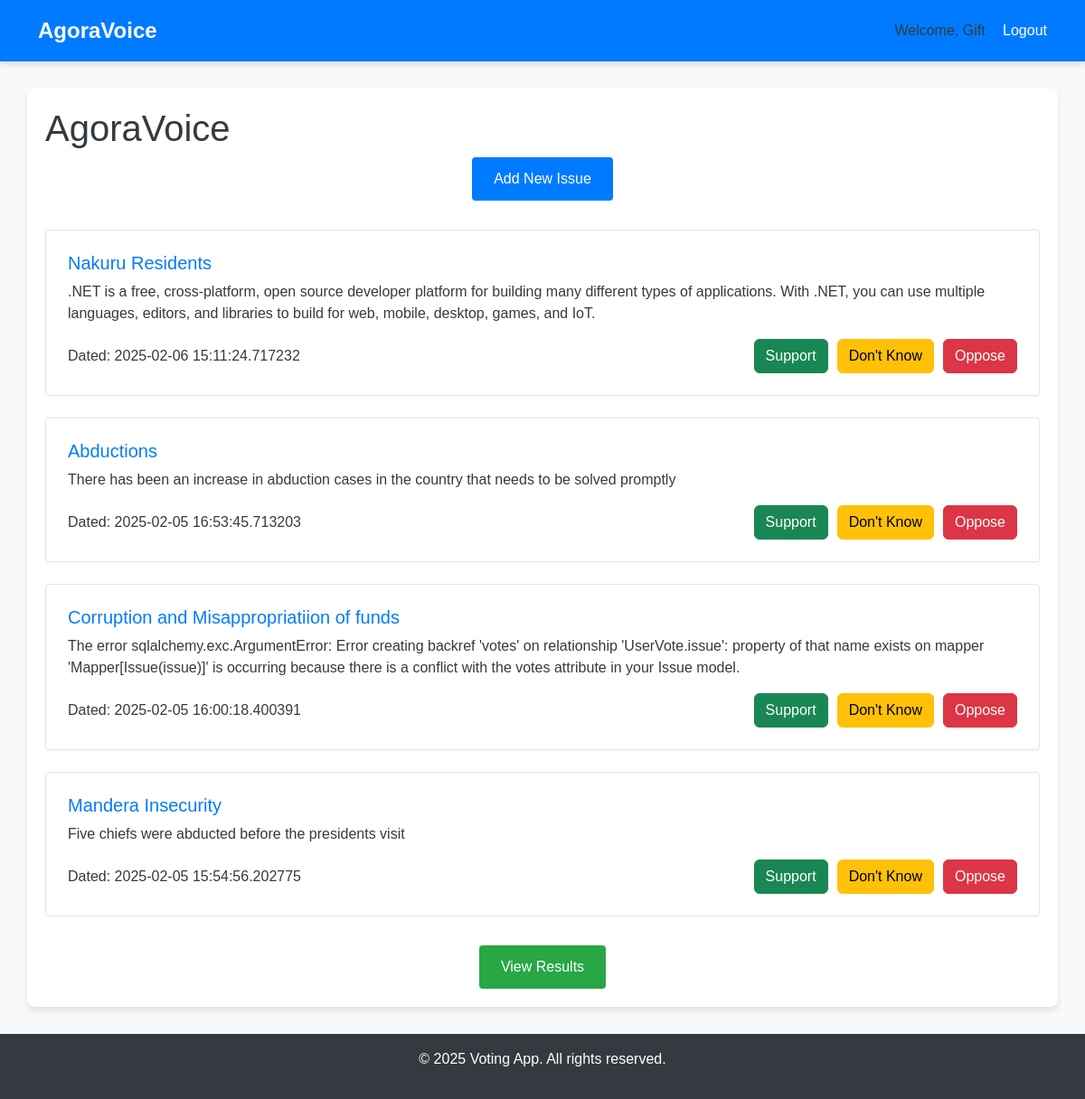
Screenshot of / (signed in) with the database file from the repository.
### app.py (models this page shows)
class User(UserMixin, db.Model):
    id = db.Column(db.Integer, primary_key=True)
    username = db.Column(db.String(100), unique=True, nullable=False)
    email = db.Column(db.String(100), unique=True, nullable=False)
    password = db.Column(db.String(200), nullable=False)
    is_admin = db.Column(db.Boolean, default=False)

class Issue(db.Model):
    id = db.Column(db.Integer, primary_key=True)
    title = db.Column(db.String(100), nullable=False)
    description = db.Column(db.Text)
    votes = db.Column(db.Integer, default=0)
    category_id = db.Column(db.Integer, db.ForeignKey('category.id'))
    category = db.relationship('Category', backref='issues')
    created_at = db.Column(db.DateTime, default=datetime.utcnow)
    updated_at = db.Column(db.DateTime, default=datetime.utcnow, onupdate=datetime.utcnow)

### app.py (the view)
@app.route('/')
def index():
    sort_by = request.args.get('sort', 'date')
    category_filter = request.args.get('category')
    query = Issue.query
    if category_filter:
        query = query.filter_by(category_id=category_filter)
    if sort_by == 'votes':
        query = query.order_by(Issue.votes.desc())
    else:  # Default sort by date
        query = query.order_by(Issue.created_at.desc())
    issues = query.all()
    categories = Category.query.all()
    return render_template(
        'index.html',
        issues=issues,
        categories=categories,
        current_sort=sort_by,
        current_category=category_filter
    )

### app.py (called while the page is built)
@login_manager.user_loader
def load_user(user_id):
    return User.query.get(int(user_id))

### app/templates/index.html (shortened to what this page needs)
{% extends "base.html" %}
{% block extra_head %}
  <link rel="stylesheet" href="{{ url_for('static', filename='index.css') }}">
{% endblock %}
{% block content %}
<section class="actions">
    <a href="{{ url_for('add_issue') }}" class="button">Add New Issue</a>
</section>
<section class="issues-list">
    {% if issues %}
        {% for issue in issues %}
        <article class="issue">
            <header>
                <h3>{{ issue.title }}</h3>
            </header>
            <p>{{ issue.description }}</p>
            <div class="vote-section">
                <span>Dated: {{ issue.created_at }}</span>
                <form action="{{ url_for('vote', issue_id=issue.id) }}" method="POST">
                    <button type="submit" name="vote_type" value="agree" class="btn btn-success">Support</button>
                    <button type="submit" name="vote_type" value="not_sure" class="btn btn-warning">Don't Know</button>
                    <button type="submit" name="vote_type" value="disagree" class="btn btn-danger">Oppose</button>
                </form>
            </div>
        </article>
        {% endfor %}
    {% else %}
        <p>No issues found. Please add an issue.</p>
    {% endif %}
</section>
<section class="results-link">
    <a href="{{ url_for('results') }}" class="button">View Results</a>
</section>
{% endblock %}

### app/templates/base.html (shortened to what this page needs)
<!DOCTYPE html>
<html lang="en">
<head>
  <link rel="stylesheet" href="https://cdn.jsdelivr.net/npm/bootstrap@5.3.0/dist/css/bootstrap.min.css">
  <link rel="stylesheet" href="{{ url_for('static', filename='base.css') }}">
  {% block extra_head %}{% endblock %}
</head>
<body>
  <header>
    <div class="navbar">
      <div class="container">
        <a class="logo" href="{{ url_for('index') }}">AgoraVoice</a>
        <nav>
          {% if current_user.is_authenticated %}
            <span>Welcome, {{ current_user.username }}</span>
            <a href="{{ url_for('logout') }}">Logout</a>
          {% else %}
            <a href="{{ url_for('login') }}">Login</a>
            <a href="{{ url_for('register') }}">Register</a>
          {% endif %}
        </nav>
      </div>
    </div>
  </header>
  <main class="container">
    <h1>AgoraVoice</h1>
    {% block content %}{% endblock %}
  </main>
  <footer>
    <div class="container">
      <p>&copy; {{ current_year if current_year is defined else "2025" }} Voting App. All rights reserved.</p>
    </div>
  </footer>
</body>
</html>

### static/base.css (style rules this page uses)
body { font-family: 'Poppins', sans-serif; background-color: #f8f9fa; color: #343a40; margin: 0; }
.navbar { background: #007bff; padding: 1rem 0; box-shadow: 0 4px 6px rgba(0, 0, 0, 0.1); }
.navbar .container { display: flex; justify-content: space-between; align-items: center; }
.navbar .logo { color: #fff; font-size: 1.5rem; font-weight: bold; text-decoration: none; }
.navbar nav a { color: #fff; margin-left: 15px; text-decoration: none; font-weight: 500; transition: color 0.3s ease; }
main.container { margin-top: 30px; padding: 20px; background: #fff; border-radius: 8px; box-shadow: 0 4px 6px rgba(0, 0, 0, 0.1); }
footer { background: #343a40; color: #fff; text-align: center; padding: 1rem 0; margin-top: 30px; }

### static/index.css (style rules this page uses)
.actions { text-align: center; margin-bottom: 2rem; }
.actions .button { display: inline-block; padding: 0.75rem 1.5rem; background-color: #007bff; color: #fff; border-radius: 0.25rem; font-weight: 500; text-decoration: none; transition: background-color 0.3s ease; }
.issues-list { margin-bottom: 2rem; }
.issues-list .issue { background-color: #fff; border: 1px solid #e3e6f0; border-radius: 0.25rem; padding: 1.5rem; margin-bottom: 1.5rem; box-shadow: 0 1px 3px rgba(0, 0, 0, 0.05); }
.issues-list .issue header h3 { margin-bottom: 0.5rem; color: #007bff; font-size: 1.25rem; }
.issues-list .issue p { margin-bottom: 1rem; }
.vote-section { display: flex; justify-content: space-between; align-items: center; flex-wrap: wrap; gap: 10px; }
.vote-section span { font-weight: 500; font-size: 1rem; }
.vote-section form { display: flex; gap: 10px; }
.results-link { text-align: center; margin-top: 2rem; }
.results-link .button { display: inline-block; padding: 0.75rem 1.5rem; background-color: #28a745; color: #fff; border-radius: 0.25rem; font-weight: 500; text-decoration: none; transition: background-color 0.3s ease; }

### rows the page displays
User: username "Gift"
Issue: title "Nakuru Residents", description ".NET is a free, cross-platform, open source developer platform for building many different types of applications. With .NET, you can use multiple languages, editors, and libraries to build for web, mobile, desktop, games, and IoT.", created_at "2025-02-06 15:11:24.717232"
Issue: title "Abductions", description "There has been an increase in abduction cases in the country that needs to be solved promptly", created_at "2025-02-05 16:53:45.713203"
Issue: title "Corruption and Misappropriatiion of funds", description "The error sqlalchemy.exc.ArgumentError: Error creating backref 'votes' on relationship 'UserVote.issue': property of that name exists on mapper 'Mapper[Issue(issue)]' is occurring because there is a conflict with the votes attribute in your Issue model.", created_at "2025-02-05 16:00:18.400391"
Issue: title "Mandera Insecurity", description "Five chiefs were abducted before the presidents visit", created_at "2025-02-05 15:54:56.202775"

### other values shown
{{ current_year if current_year is defined else "2025" }} "2025"
